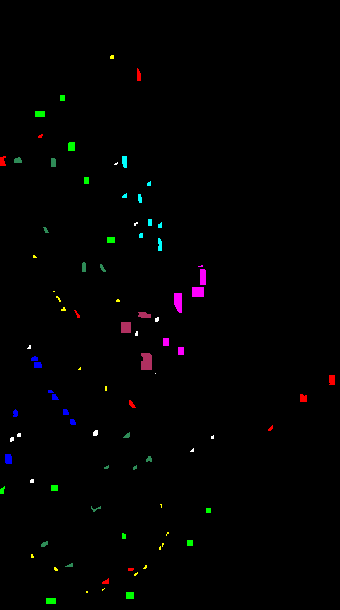
%> input picture 02_Trabalhos/trabalho_02/MCRF_LVC/Data/PaviaUniversity/RawData/Train.bmp, 340 x 610 px; its folder holds 2 pictures in this run
$ octave ReadClassificationResults.m   (GNU Octave 9; MATLAB toolbox functions it lacks are replaced by stand-ins)
%> lines starting %> are read from the running program, lines starting %| are printed output that depends on the picture
%% Database Info
Database    = 'PaviaUniversity';% PaviaUniversity Indian_Pines
PredictionsDir = 'Predictions_MonoCRF';
Results_Dir = ['./Data/' Database '/Results'];  mkdir(Results_Dir);
RawData_Dir = ['./Data/' Database '/RawData'];
TrainMaskFileName  = [RawData_Dir '/Train.bmp'];
TestMaskFileName   = [RawData_Dir '/Test.bmp'];
ShowClassificationMaps = 1;
%% Read Label Image
[TrainMask, colormap_orig]  = imread(TrainMaskFileName);   TrainMask  = double(TrainMask);
%> after `[TrainMask, colormap_orig] = imread(TrainMaskFileName)`: colormap_orig = 256 rows, first 12: [0 0 0; 1 0 0; 0 1 0; 0 0 1; 1 1 0; 0 1 1; 1 0 1; 0.69 0.188 0.376; 0.18 0.545 0.341; 1 1 1; 0 0 0; 0 0 0]
[TestMask, ~]               = imread(TestMaskFileName);    TestMask   = double(TestMask);
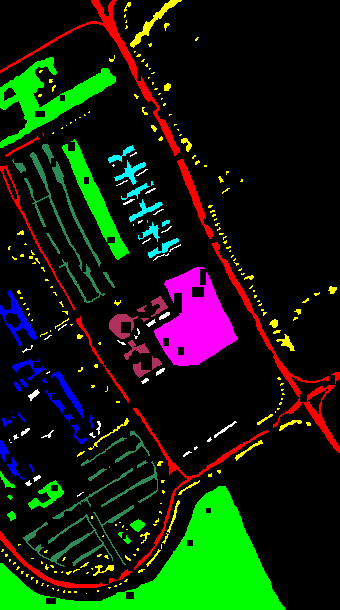
%> input picture 02_Trabalhos/trabalho_02/MCRF_LVC/Data/PaviaUniversity/RawData/Test.bmp, 340 x 610 px
%> after `[TestMask, ~] = imread(TestMaskFileName)`:
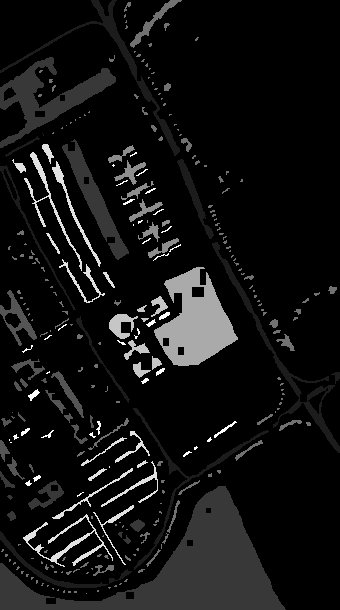
%> TestMask: size 610x340 uint8; min 0, max 9, mean 0.644; drawn with min black and max white
if ShowClassificationMaps
    figure(),imshow(uint8(TestMask),colormap_orig);
end
LabelImage  = TrainMask + TestMask;
NClasses = length(unique(LabelImage))-1;
%> NClasses = 9
LabelsTesting = LabelImage(:);
LabelsTesting(TestMask(:) == 0) = [];
%% Read Binary Files
PredictionsFolders = dir(PredictionsDir);
for idFolder = 3:length(PredictionsFolders)
    FolderName = PredictionsFolders(idFolder).name;
    MapFileName = [Results_Dir '/' FolderName '.png'];
    MapFileNameResize = [Results_Dir '/' FolderName '_Resize.png'];
    MetricsFileName = [Results_Dir '/' FolderName '.mat'];

    binFileNames = dir([PredictionsDir '/' FolderName '/*.bin']);
    binFileNames = {binFileNames.name};
    LabelsClassification = [];

    for idFile = 1:length(binFileNames)
        binFileName = [PredictionsDir '/' FolderName '/' cell2mat(binFileNames(idFile))];
        fileID = fopen(binFileName,'r');
        LabelsClassificationTile = fread(fileID,'float');
        LabelsClassificationTile = LabelsClassificationTile + 1;
        LabelsClassification = [LabelsClassification; LabelsClassificationTile];
        fclose(fileID);
    end

    % Compute Accuracy Metrics -------------------------------------------
    % Confusion Matrix
    Metrics.CM = confusionmat(LabelsTesting,LabelsClassification,'order',1:NClasses);

    Metrics.OA = 100*sum(diag(Metrics.CM))/sum(sum(Metrics.CM));% overall accuracy
    tp = diag(Metrics.CM)';% true positives
    fp = sum(Metrics.CM,1) - tp;% false positives
    fn = sum(Metrics.CM,2)' - tp;% false negatives

    AvgAcc = 100*diag(Metrics.CM)./sum(Metrics.CM,2);
    Metrics.AA = sum(AvgAcc(~isnan(AvgAcc)))/length(unique(LabelsTesting));% average class accuracy

    Metrics.Precision = 100*tp./(tp + fp);% precision
    Metrics.Recall = 100*tp./(tp + fn);% recall

    % F1-score and Average F1-score
    Metrics.F1_measure = 2*Metrics.Precision.*Metrics.Recall./(Metrics.Precision + Metrics.Recall);
    Metrics.F1_measure(isnan(Metrics.F1_measure)) = 0;
    Metrics.F1_measure_avg = sum(Metrics.F1_measure)/NClasses;

    save(MetricsFileName,'Metrics');
    %---------------------------------------------------------------------

    % Save Classification Map ---------------------------------------------
    ClassificationMap = TestMask;
    ClassificationMap(ClassificationMap ~= 0) = LabelsClassification;
    if ShowClassificationMaps
        figure(), imshow(uint8(ClassificationMap), colormap_orig);
    end
    imwrite(uint8(ClassificationMap),colormap_orig,MapFileName);
    imwrite(imresize(uint8(ClassificationMap),8,'nearest'),colormap_orig,MapFileNameResize);
    %----------------------------------------------------------------------
end
